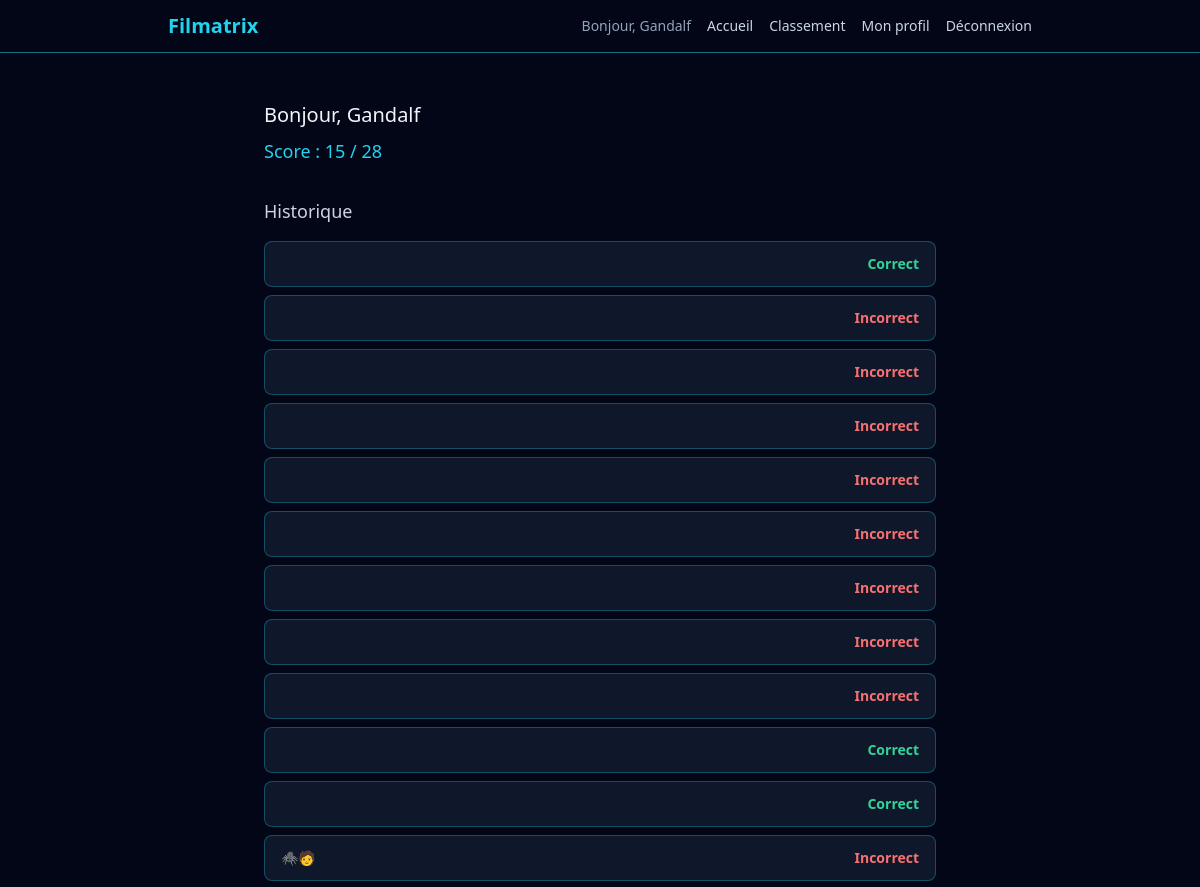
/profil (signed in, upper part), run on an earlier commit of the app's database.
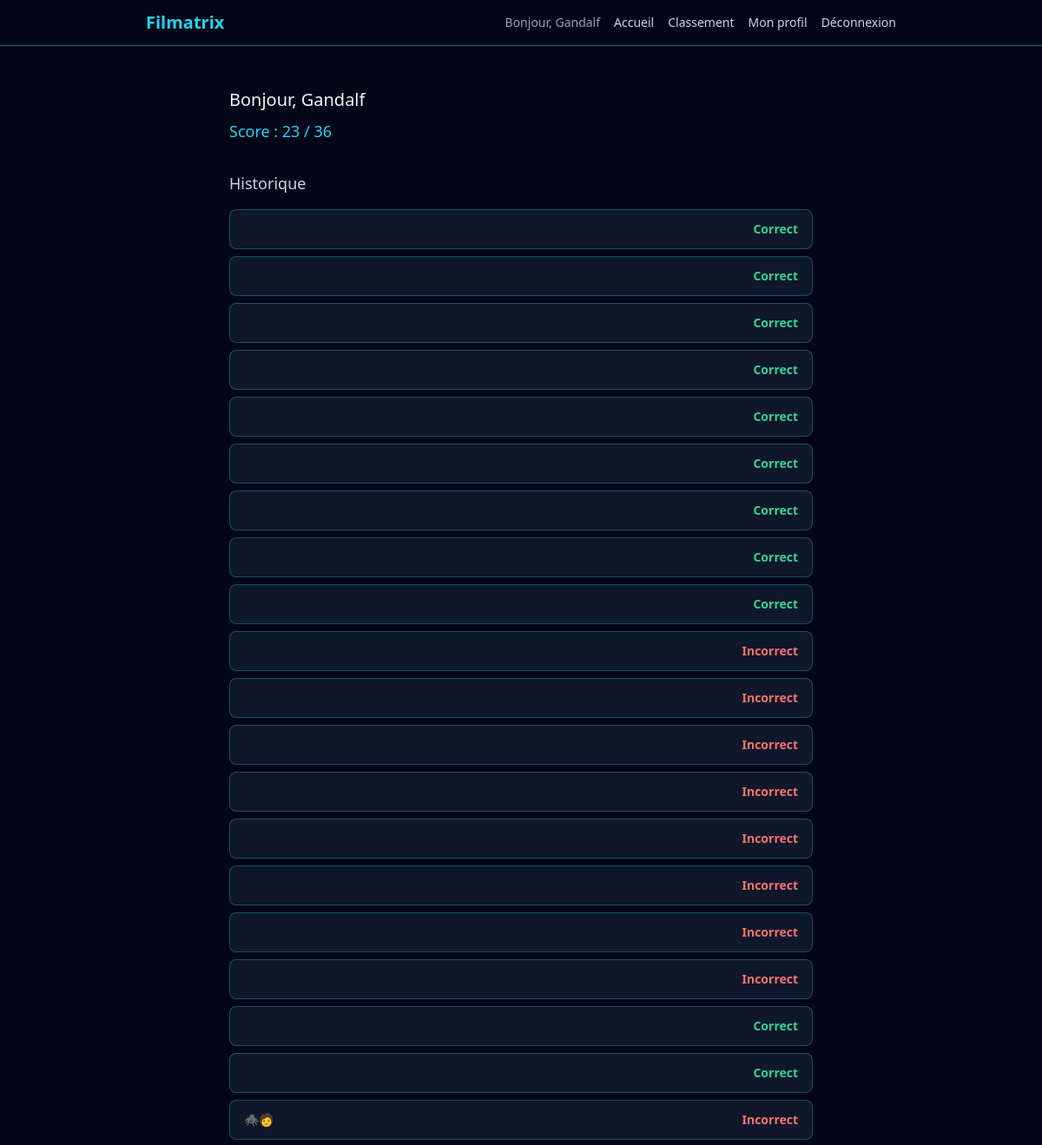
And on a later commit of the database.
### src/models.py (models this page shows, shortened)
class User(db.Model, UserMixin):
    __tablename__ = "users"
    id = db.Column(db.Integer, primary_key=True)
    username = db.Column(db.String(50), unique=True, nullable=False)
    email = db.Column(db.String(120), unique=True, nullable=False)
    password_hash = db.Column(db.String(255), nullable=False)

class Attempt(db.Model):
    __tablename__ = "attempts"
    id = db.Column(db.Integer, primary_key=True)
    user_id = db.Column(db.Integer, db.ForeignKey("users.id"), nullable=False)
    question_id = db.Column(db.Integer, db.ForeignKey("questions.id"), nullable=False)
    is_correct = db.Column(db.Boolean, nullable=False)
    answered_at = db.Column(db.DateTime, nullable=False, default=datetime.utcnow)
    question = db.relationship("Question")
    user = db.relationship("User", backref="attempts")

class Question(db.Model):
    __tablename__ = "questions"
    id = db.Column(db.Integer, primary_key=True)
    mode = db.Column(db.String(50), nullable=False)
    category = db.Column(db.String(50), nullable=False)
    difficulty = db.Column(db.String(20), nullable=False)
    prompt = db.Column(db.Text, nullable=False)
    payload = db.Column(db.JSON, nullable=False)
    correct_answer = db.Column(db.JSON, nullable=False)
    requires_account = db.Column(db.Boolean, nullable=False, default=False)

### app.py (the view)
    @app.route("/profil")
    @login_required
    def profile() -> str:
        attempts = (
            Attempt.query.filter_by(user_id=current_user.id)
            .order_by(Attempt.answered_at.desc())
            .all()
        )
        total_count = len(attempts)
        correct_count = sum(1 for attempt in attempts if attempt.is_correct)
        return render_template(
            "profil.html",
            attempts=attempts,
            total_count=total_count,
            correct_count=correct_count,
        )

### templates/profil.html
{% extends "base.html" %}
{% block content %}
<div class="max-w-2xl mx-auto mt-8">
    <h2 class="text-xl mb-2">Bonjour, {{ current_user.username }}</h2>
    <p class="text-cyan-400 text-lg mb-8">
        Score : {{ correct_count }} / {{ total_count }}
    </p>
    <h3 class="text-lg mb-4 text-slate-300">Historique</h3>
    {% if attempts %}
    <div class="flex flex-col gap-2">
        {% for attempt in attempts %}
        <div class="flex items-center justify-between bg-slate-900 border border-cyan-400/30 rounded-lg px-4 py-3">
            <span class="text-sm">{{ attempt.question.prompt }}</span>
            {% if attempt.is_correct %}
                <span class="text-emerald-400 text-sm font-bold">Correct</span>
            {% else %}
                <span class="text-red-400 text-sm font-bold">Incorrect</span>
            {% endif %}
        </div>
        {% endfor %}
    </div>
    {% else %}
    <p class="text-slate-500">Aucune partie jouée pour le moment.</p>
    {% endif %}
</div>
{% endblock %}

### templates/base.html (shortened to what this page needs)
<!DOCTYPE html>
<html lang="fr">
<head>
    <link rel="stylesheet" href="{{ url_for('static', filename='css/output.css') }}">
</head>
<body class="bg-slate-950 text-slate-100 min-h-screen flex flex-col">
    <header class="border-b border-cyan-400/50">
    <nav class="max-w-4xl mx-auto px-4 py-3">
        <div class="flex items-center justify-between">
            <a href="{{ url_for('home') }}" class="text-xl font-bold text-cyan-400">
                Filmatrix
            </a>
            <div class="flex items-center gap-4">
                {% if current_user.is_authenticated %}
                <span class="text-slate-400 text-sm">Bonjour, {{ current_user.username }}</span>
                {% endif %}
                <div class="hidden md:flex items-center gap-4 text-sm">
                    <a href="{{ url_for('home') }}" class="text-slate-300 hover:text-cyan-400 transition">Accueil</a>
                    <a href="{{ url_for('leaderboard') }}" class="text-slate-300 hover:text-cyan-400 transition">Classement</a>
                    {% if current_user.is_authenticated %}
                        <a href="{{ url_for('profile') }}" class="text-slate-300 hover:text-cyan-400 transition">Mon profil</a>
                        <a href="{{ url_for('logout') }}" class="text-slate-300 hover:text-cyan-400 transition">Déconnexion</a>
                    {% else %}
                        <a href="{{ url_for('login') }}" class="text-slate-300 hover:text-cyan-400 transition">Connexion</a>
                        <a href="{{ url_for('register') }}" class="bg-cyan-400 hover:bg-cyan-300 text-slate-950 font-bold px-3 py-1.5 rounded-lg transition">Inscription</a>
                    {% endif %}
                </div>
            </div>
        </div>
    </nav>
</header>
    <main class="flex-1 p-4">
        {% block content %}{% endblock %}
    </main>
</body>
</html>

What changed in the data, as far as the page shows it:
added Attempt: is_correct "Correct"
added Attempt: is_correct "Correct"
added Attempt: is_correct "Correct"
added Attempt: is_correct "Correct"
added Attempt: is_correct "Correct"
added Attempt: is_correct "Correct"
added Attempt: is_correct "Correct"
added Attempt: is_correct "Correct"
Also different on the page:
{{ correct_count }}: "15" → "23"
{{ total_count }}: "28" → "36"
